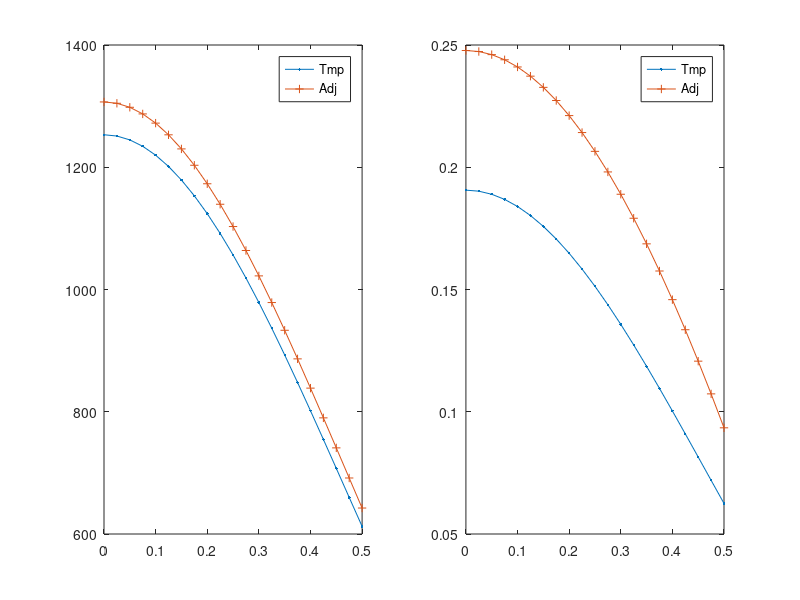

MATLAB code to generate this figure:
function hc_ss_x_CG_nonlinear
% Solves the heat conduction equation in 1-D x-geometry using CFEM
% without T gap.
% problem definition
% -d/dx (k(T) dT/dx) = q  with k(T)=a/(b+T)+c
% dTdx|_0=0 and -k.dTdx|_L=h(T(L)-T_inf)

% clear the console screen
clc; close all;

% load the data and numerical parameters
pert.a    = 1e-1 *0.;
pert.b    = 1e-1 *0.;
pert.c    = 0;
pert.q    = 1e-1 *0;
pert.bc_L = 1e-1 *0;
pert.bc_R = 1e-1 *1;
[dat,npar] = load_simulation_data(pert);

% solve unperturbed forward problem
npar.adjoint=false;
npar.pert_status = 'unperturbed';
npar.do_analytical=false;
[Tu,Au,qu]=solve_system(npar,dat);

% solve perturbed forward problem
npar.adjoint=false;
npar.pert_status = 'perturbed';
[Tp,Ap,qp]=solve_system(npar,dat,Tu);
%
plot(npar.xf,Tu,npar.xf,Tp);

% solve unperturbed adjoint problem
npar.adjoint=true; 
npar.pert_status = 'unperturbed';
[phiu,Aau,ru]=solve_system(npar,dat,Tu,Tu);

% solve perturbed adjoint problem
npar.adjoint=true; 
npar.pert_status = 'perturbed';
[phip,Aap,rp]=solve_system(npar,dat,Tu,Tu);

% QoI summary
J_for_unpert = Tu'*ru;
J_for_pert   = Tp'*ru;
J_adj_unpert = phiu'*qu;
fprintf('-------------QoI------------\n')
fprintf('J forward unperturbed\t%14.8g \n',J_for_unpert);
fprintf('J adjoint unperturbed\t%14.8g \n',J_adj_unpert);
% sensitivity
dT = Tp-Tu;
dq = qp-qu; % this is how the bc mods to the rhs get eliminated. need to check. especially for dirichlet !!!
% dA = Ap-Au; caveat: application of bc disappear whend oing this !!!!
dJ_for = dT'*ru;
fprintf('J forward perturbed \t%14.8g \n',J_for_pert);
fprintf('dJ forward \t%14.8g \t%14.8g\n',(J_for_pert-J_for_unpert)/pert.bc_R,dJ_for/pert.bc_R);
% assembly system to compute sitffness matrix with conductivity=dkdp
npar.adjoint=false; 
npar.pert_status = 'delta_p';
[dAdp,~]=assemble_system(npar,dat,Tu);
dJ_adj = phip'*(dq - dAdp*Tu);
fprintf('dJ adjoint \t%14.8g \n',dJ_adj/pert.bc_R);
% dJ_adj = phiu'*(dq - dAdp*Tu);
% fprintf('dJ adjoint \t%14.8g \n',dJ_adj);

phip'*dAdp*Tu



% plot solution
figure(1)
subplot(1,2,1);
plot(npar.xf,Tu,'.-',npar.xf,Tp,'+-')
legend(['Tmp';'Adj']);
subplot(1,2,2);
plot(npar.xf,phiu,'.-',npar.xf,phip,'+-')
legend(['Tmp';'Adj']);

return
end

%%%%%%%%%%%%%%%%%%%%%%%%%%%%%%%%%%%%%

function [T,A,q]=solve_system(npar,dat,T_init,T_for)

%check
if nargin==4 && npar.adjoint==false
    error('Only adjoint calculations require 4 input arguments in solve_system');
end
% initial guess
if nargin==2
    T=100*ones(npar.ndofs,1);
else
    T=T_init;
end

% nonlinear solve
for iter=1:npar.max_nl_iter
    % assemble system
    if npar.adjoint
        T_for_assembly=T_for;
    else
        T_for_assembly=T;
    end
    [A,q]=assemble_system(npar,dat,T_for_assembly);
    % save old values
    T_old=T;
    % solve linear system
    T=A\q;
    % compute error
    err=norm(T_old-T);
    % check convergence
    fprintf('Picard=%g, error=%d\n',iter,err);
    if err<npar.nl_tol
        fprintf('Converged\n\n');
        break; % done
    else
        if iter==npar.max_nl_iter
            warning('Exiting Picard without converging to tolerance.  err=%d, tol=%d',err,npar.nl_tol);
        end
    end
end

% plot numerical solution and analytical one
% analytical solution
if npar.do_analytical
    a=dat.conductivity_constants.a;
    b=dat.conductivity_constants.b;
    L=sum(dat.width);
    T_inf=dat.bc_for.rite.C;
    h=dat.hcv;
    q=dat.src_strength;
    T_L=q*L/h+T_inf;
    % expression
    fh_T = @(x) -b+(b+T_L)*exp(q/2/a*(L^2-x.^2));
    figure(1);
    x=linspace(0,L,10000);
    plot(x,fh_T(x),'.-',npar.xf,T,'r+-'); axis tight; title('Temperature');legend(['analytical';'numerical ']);
end


return
end

%%%%%%%%%%%%%%%%%%%%%%%%%%%%%%%%%%%%%

function [A,rhs]=assemble_system(npar,dat,T)

% assemble the matrix, the rhs, apply BC

% shortcuts
porder= npar.porder;
gn    = npar.gn;
nel   = npar.nel;
% ideally, we would analyze the connectivity to determine nnz
nnz=(porder+3)*nel; %this is an upperbound, not exact
% n: linear system size
n=nel*porder+1;
% allocate memory
A=spalloc(n,n,nnz);
rhs=zeros(n,1);

% compute local matrices
% load Gauss Legendre quadrature (GLQ is exact on polynomials of degree up to 2n-1,
% while using only integrand evaluations (n-point quadrature).
% estimate the max poly order (it comes from the mass matrix  when coef. are
% piecewise constant and the material mesh matches the computational mesh
poly_max=2*porder;
[xq,wq] = GLNodeWt(porder+1);
% initialize local matrices/vectors
m=zeros(porder+1,porder+1);
k=m;
f=zeros(porder+1,1);
% store shapeset
[b,dbdx] =feshpln(xq,porder);

% definition of the weak form:
% int_domain (grad u D grad b) - int_bd_domain (b D grad u n) ...
%      = int_domain (b rhs)

% switch between forward and adjoint calculations
if npar.adjoint
    src = dat.asrc;
    bc  = dat.bc_adj;
    kond = dat.k;
else
    bc  = dat.bc_for;
    % what kind of material properties to use
    switch npar.pert_status
        case 'unperturbed'
            kond = dat.k;
            src = dat.fsrc;
        case 'perturbed'
            for i=1:length(dat.k)
                kond{i} = @(T) dat.k{i}(T)    + dat.dka{i}(T)+ dat.dkb{i}(T)+ dat.dkc{i}(T);
                src{i}  = @(x) dat.fsrc{i}(x) + dat.dfsrc{i}(x);
            end
            bc.left.C = bc.left.C + bc.left.dC;
            bc.rite.C = bc.rite.C + bc.rite.dC;
        case 'delta_p'
            for i=1:length(dat.k)
                kond{i} = @(T) dat.dka{i}(T)+ dat.dkb{i}(T)+ dat.dkc{i}(T);
            end
            src = dat.dfsrc;
            bc.left.type =  0; % Neumann
            bc.rite.type =  0;
            bc.left.C =  0;
            bc.rite.C =  0;
    end
end

% loop over elements
for iel=1:npar.nel
    % element extremities
    x0=npar.x(iel);
    x1=npar.x(iel+1);
    % jacobian of the transformation to the ref. element
    Jac=(x1-x0)/2;
    % get x values in the interval
    x=(x1+x0)/2+xq*(x1-x0)/2;
    % get the mat zone ID
    my_zone=npar.iel2zon(iel);
    % evaluate external source at qp
    q=src{my_zone}(x);
    % evaluate previous temperature at qp
    T_qp = b(:,:) * T(gn(iel,:));
    % evaluate
    d=kond{my_zone}(T_qp);
    % compute local matrices + load vector
    for i=1:porder+1
        for j=1:porder+1
            k(i,j) = dot(d.*wq.*dbdx(:,i) , dbdx(:,j)) /Jac;
        end
        f(i) = dot(q.*wq, b(:,i));
    end
    if npar.adjoint && strcmp(npar.pert_status,'perturbed')
        dTdx = dbdx(:,:) * T(gn(iel,:));
        dkdT=dat.dkdT{my_zone}(T_qp);
        for i=1:porder+1
            for j=1:porder+1
                k(i,j) = k(i,j) + dot(dkdT.*dTdx.*wq.*b(:,i) , dbdx(:,j))/Jac;
            end
        end
    end
    % assemble
    A(gn(iel,:),gn(iel,:)) = A(gn(iel,:),gn(iel,:)) + k;
    rhs(gn(iel,:)) = rhs(gn(iel,:)) + f*Jac;
end

% apply natural BC
Dirichlet_nodes=[];
Dirichlet_val=[];
switch bc.left.type
    case 0 % Neumann, int_bd_domain (b D grad u n) is on the RHS
        rhs(1)=rhs(1)+bc.left.C;
    case 1 % Robin
        A(1,1)=A(1,1)+dat.hcv;
        rhs(1)=rhs(1)+dat.hcv*bc.left.C;
    case 2 % Dirichlet
        Dirichlet_nodes=[Dirichlet_nodes 1];
        Dirichlet_val=[Dirichlet_val bc.left.C];
end
switch bc.rite.type
    case 0 % Neumann, int_bd_domain (b D grad u n) is on the RHS
        rhs(n)=rhs(n)+bc.rite.C;
    case 1 % Robin
        A(n,n)=A(n,n)+dat.hcv;
        rhs(n)=rhs(n)+dat.hcv*bc.rite.C;
    case 2 % Dirichlet
        Dirichlet_nodes=[Dirichlet_nodes n];
        Dirichlet_val=[Dirichlet_val bc.rite.C];
end
% apply Dirichlet BC
for i=1:length(Dirichlet_nodes);% loop on the number of constraints
    id=Dirichlet_nodes(i);      % extract the dof of a constraint
    bcval=Dirichlet_val(i);
    rhs=rhs-bcval*A(:,id);  % modify the rhs using constrained value
    A(id,:)=0; % set all the id-th row to zero
    A(:,id)=0; % set all the id-th column to zero (symmetrize A)
    A(id,id)=1;            % set the id-th diagonal to unity
    rhs(id)=bcval;         % put the constrained value in the rhs
end

return
end
%%%%%%%%%%%%%%%%%%%%%%%%%%%%%%%%%%%%%

function [shapefun,dhdx]=feshpln (xv,p)
% computes the finite element basis functions and their first derivatives
% for any order p
% here, we use Lagrangian FE functions

xd=linspace(-1,1,p+1);

shapefun=zeros(length(xv),p+1);
dhdx    =zeros(length(xv),p+1);

% shape function
for i=1:p+1
    num=1.;
    den=1.;
    for j=1:p+1
        if(j~=i)
            num=num.*(xv-xd(j));
            den=den.*(xd(i)-xd(j));
        end
    end
    shapefun(:,i)=num./den;
end

% derivative of the shape function
for i=1:p+1
    sum=0.;
    den=1.;
    for j=1:p+1
        if(j~=i)
            num=1;
            for k=1:p+1
                if((k~=i)&&(k~=j))
                    num=num.*(xv-xd(k));
                end
            end
            sum=sum+num;
            den=den.*(xd(i)-xd(j));
        end
    end
    dhdx(:,i)=sum./den;
end

return
end
%%%%%%%%%%%%%%%%%%%%%%%%%%%%%%%%%%%%%%

function [x,w] = GLNodeWt(n)
% GLNodeWt  Nodes and weights for Gauss-Legendre quadrature of arbitrary order
%           obtained by solving an eigenvalue problem
%
% Synopsis:  [x,w] = GLNodeWt(n)
%
% Input:     n = order of quadrature rule
%
% Output:    x = vector of nodes
%            w = vector of weights

%  Algorithm based on ideas from Golub and Welsch, and Gautschi.  For a
%  condensed presentation see H.R. Schwarz, Numerical Analysis: A
%  Comprehensive Introduction, 1989, Wiley.  Original MATLAB
%  implementation by H.W. Wilson and L.H. Turcotte, Advanced Mathematics
%  and Mechanics Applications Using MATLAB, 2nd ed., 1998, CRC Press

beta   = (1:n-1)./sqrt(4*(1:n-1).^2 - 1);
J      = diag(beta,-1) + diag(beta,1);    % eig(J) needs J in full storage
[V,D]  = eig(J);
[x,ix] = sort(diag(D));  %  nodes are eigenvalues, which are on diagonal of D
w      = 2*V(1,ix)'.^2;  %  V(1,ix)' is column vector of first row of sorted V

return
end
%%%%%%%%%%%%%%%%%%%%%%%%%%%%%%%%%%%%%

function [dat,npar]=load_simulation_data(pert)

% data 
T_inf=300; h=16; L=0.5;

a=2150; b=200;c=1.05*0; d=1;

cond = @(T) a./(d*T+b)+c;

dat.conductivity_constants.a=a;
dat.conductivity_constants.b=b;
% dat.conductivity_constants.c=c;

q=10000;  sq = @(x) q*(1+0*x);
dat.src_strength=q;

res_funct = @(x) 1/L*(1+0*x);

% load the data structure with info pertaining to the physical problem
dat.k{1}=cond; % W/m-K
% forward calculation source
dat.fsrc{1}=sq; 
% adjoint calculation source
dat.asrc{1}=res_funct; 
% create perturbations. at the input level, pert must contain fractional
% changes. pert.a=-0.1 means that the value of a will be modified by -10%
% k = a/(b+T) + c;
% dk/da = 1/(b+T);
% dk/db = -a/(b+T)^2;
% dk/dc = 1;
for i=1:length(dat.k)
    dat.dka{i}   = @(T) 1./(d*T+b)*pert.a*a;
    dat.dkb{i}   = @(T) -a./((d*T+b).^2)*pert.b*b;
    dat.dkc{i}   = @(T) pert.c*c*(1+0*T);
    dat.dkdT{i}  = @(T) -a./((d*T+b).^2)*d;
    dat.dfsrc{i} = @(x) pert.q*dat.fsrc{i}(x);
end

% dimensions
dat.hcv = h; 
dat.width = L; 
% mesh resolution per region
nel_zone = [ 10 ];

% forward bc
bc.left.type=0; %0=neumann, 1=robin, 2=dirichlet
bc.left.C=0; % (that data is C in: kdu/dn=C // u+k/hcv*du/dn =C // u=C)
bc.rite.type=1;
bc.rite.C=T_inf;
dat.bc_for=bc; 
% create perturbations
dat.bc_for.left.dC = pert.bc_L*dat.bc_for.left.C;
dat.bc_for.rite.dC = pert.bc_R*dat.bc_for.rite.C;
% adjoint bc
bc.left.C=0;
bc.rite.C=0;
dat.bc_adj=bc;
clear bc;

% load the numerical parameters, npar, structure pertaining to numerics
% number of elements
if length(dat.width)~=length(nel_zone)
    error('not the same number of zones in dat.width and nel_zone');
end
if length(dat.k)~=length(nel_zone)
    error('not the same number of zones in dat.k and nel_zone');
end
if length(dat.fsrc)~=length(nel_zone)
    error('not the same number of zones in dat.fsrc and nel_zone');
end
if length(dat.asrc)~=length(nel_zone)
    error('not the same number of zones in dat.asrc and nel_zone');
end
npar.nel = sum(nel_zone);

% domain
tmp_width = [ 0 dat.width];
x=[];
iel2zon=[];
for i_zone=1:length(nel_zone)
    x_zone = linspace(tmp_width(i_zone),tmp_width(i_zone+1),nel_zone(i_zone)+1);
    if isempty(x)
        x = x_zone;
        iel2zon=i_zone*ones(nel_zone(i_zone),1);
    else
        x = [x x_zone(2:end)];
        iel2zon =[ iel2zon; i_zone*ones(nel_zone(i_zone),1)];
    end
end
npar.x=x;
npar.iel2zon=iel2zon;

% polynomial degree
npar.porder=2;
% nbr of dofs per variable
npar.ndofs = npar.porder*npar.nel+1;

% connectivity
gn=zeros(npar.nel,npar.porder+1);
gn(1,:)=linspace(1,npar.porder+1,npar.porder+1);
for iel=2:npar.nel
    gn(iel,:)=[gn(iel-1,end) , gn(iel-1,2:end)+npar.porder ];
end
npar.gn=gn; clear gn;

% create x values for plotting FEM solution
npar.xf=zeros(npar.nel*npar.porder+1,1);
for iel=1:npar.nel
    ibeg = (iel-1)*npar.porder+1;
    iend = (iel  )*npar.porder+1;
    npar.xf(ibeg:iend)=linspace(npar.x(iel),npar.x(iel+1),npar.porder+1) ;
end

npar.max_nl_iter=30;
npar.nl_tol=1e-6;

return
end
